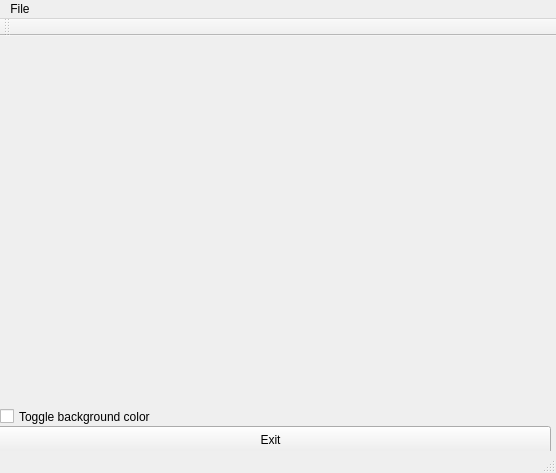
<?xml version="1.0" encoding="UTF-8"?>
<ui version="4.0">
 <class>MainWindow</class>
 <widget class="QMainWindow" name="MainWindow">
  <property name="geometry">
   <rect>
    <x>0</x>
    <y>0</y>
    <width>556</width>
    <height>473</height>
   </rect>
  </property>
  <property name="windowTitle">
   <string>MainWindow</string>
  </property>
  <widget class="QWidget" name="centralWidget">
   <widget class="GLWidget" name="widget" native="true">
    <property name="geometry">
     <rect>
      <x>-1</x>
      <y>10</y>
      <width>561</width>
      <height>351</height>
     </rect>
    </property>
   </widget>
   <widget class="QPushButton" name="pushButton">
    <property name="geometry">
     <rect>
      <x>-10</x>
      <y>390</y>
      <width>561</width>
      <height>28</height>
     </rect>
    </property>
    <property name="text">
     <string>Exit</string>
    </property>
   </widget>
   <widget class="QCheckBox" name="checkBox">
    <property name="geometry">
     <rect>
      <x>0</x>
      <y>370</y>
      <width>551</width>
      <height>21</height>
     </rect>
    </property>
    <property name="text">
     <string>Toggle background color</string>
    </property>
   </widget>
  </widget>
  <widget class="QMenuBar" name="menuBar">
   <property name="geometry">
    <rect>
     <x>0</x>
     <y>0</y>
     <width>556</width>
     <height>22</height>
    </rect>
   </property>
   <widget class="QMenu" name="menuFile">
    <property name="title">
     <string>File</string>
    </property>
    <addaction name="actionOpen"/>
   </widget>
   <addaction name="menuFile"/>
  </widget>
  <widget class="QToolBar" name="mainToolBar">
   <attribute name="toolBarArea">
    <enum>TopToolBarArea</enum>
   </attribute>
   <attribute name="toolBarBreak">
    <bool>true</bool>
   </attribute>
  </widget>
  <widget class="QStatusBar" name="statusBar"/>
  <action name="actionOpen">
   <property name="text">
    <string>Open</string>
   </property>
  </action>
 </widget>
 <layoutdefault spacing="6" margin="11"/>
 <customwidgets>
  <customwidget>
   <class>GLWidget</class>
   <extends>QWidget</extends>
   <header>glwidget.h</header>
   <container>1</container>
   <slots>
    <slot>toggleBackgroundColor(bool)</slot>
    <slot>showFileOpenDialog()</slot>
   </slots>
  </customwidget>
 </customwidgets>
 <resources/>
 <connections>
  <connection>
   <sender>pushButton</sender>
   <signal>clicked()</signal>
   <receiver>MainWindow</receiver>
   <slot>close()</slot>
   <hints>
    <hint type="sourcelabel">
     <x>59</x>
     <y>59</y>
    </hint>
    <hint type="destinationlabel">
     <x>199</x>
     <y>149</y>
    </hint>
   </hints>
  </connection>
  <connection>
   <sender>checkBox</sender>
   <signal>toggled(bool)</signal>
   <receiver>widget</receiver>
   <slot>toggleBackgroundColor(bool)</slot>
   <hints>
    <hint type="sourcelabel">
     <x>200</x>
     <y>235</y>
    </hint>
    <hint type="destinationlabel">
     <x>199</x>
     <y>130</y>
    </hint>
   </hints>
  </connection>
  <connection>
   <sender>actionOpen</sender>
   <signal>triggered()</signal>
   <receiver>widget</receiver>
   <slot>showFileOpenDialog()</slot>
   <hints>
    <hint type="sourcelabel">
     <x>-1</x>
     <y>-1</y>
    </hint>
    <hint type="destinationlabel">
     <x>199</x>
     <y>130</y>
    </hint>
   </hints>
  </connection>
 </connections>
</ui>
